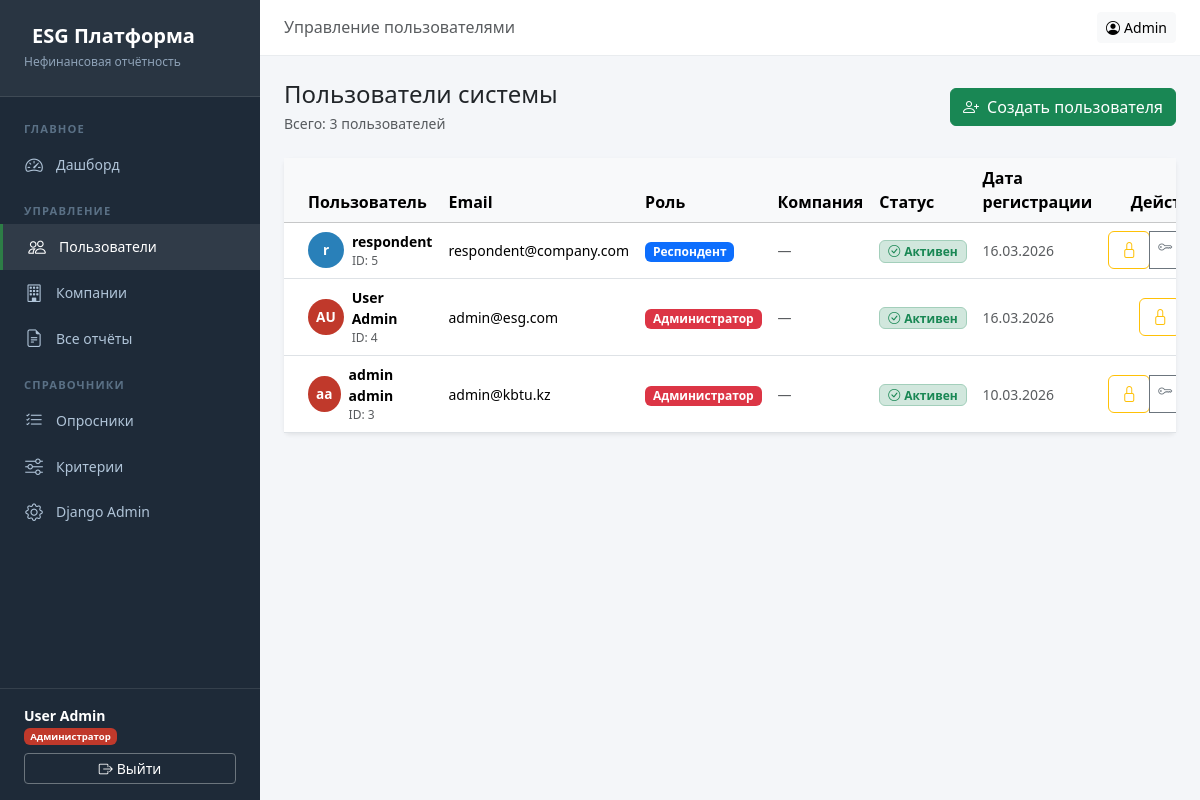
/accounts/users/ (signed in), run on an earlier commit of the app's database.
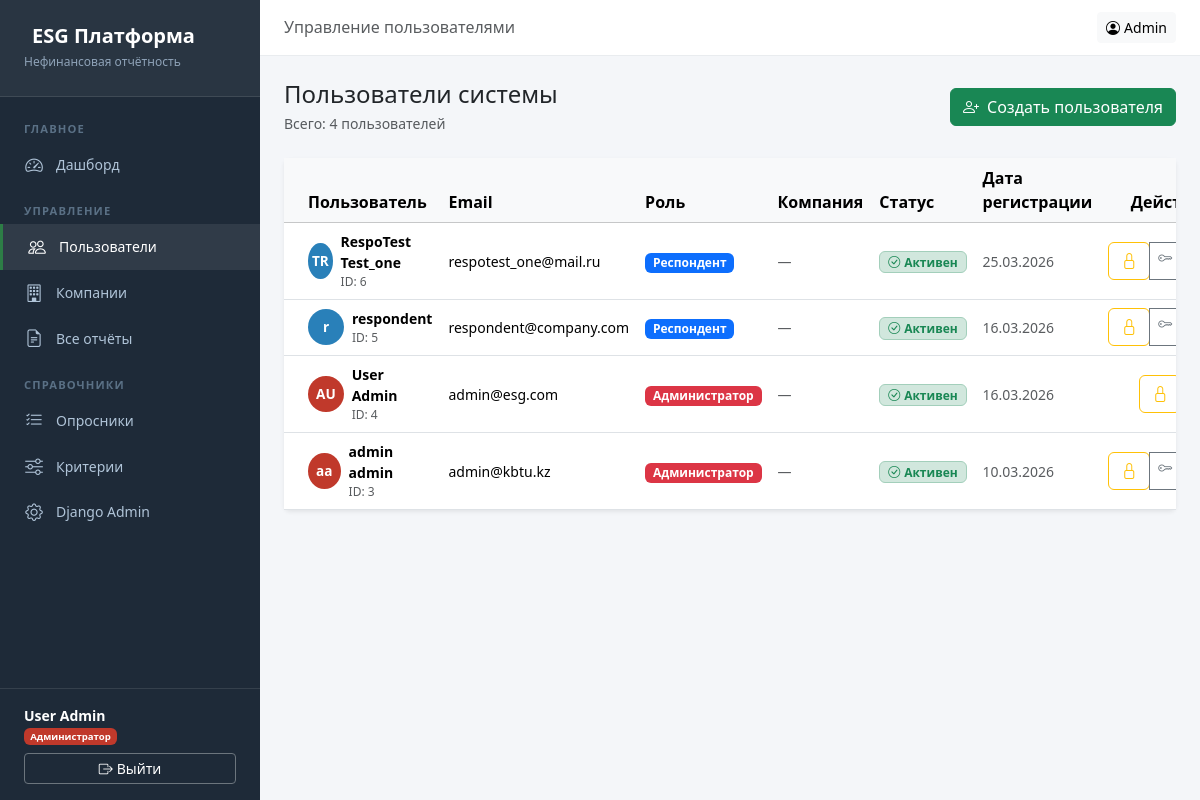
And on a later commit of the database.
### accounts/models.py (models this page shows, shortened)
class User(AbstractBaseUser, PermissionsMixin):
    email = models.EmailField(unique=True, verbose_name='Email')
    first_name = models.CharField(max_length=100, verbose_name='Имя')
    last_name = models.CharField(max_length=100, verbose_name='Фамилия')
    middle_name = models.CharField(max_length=100, blank=True, verbose_name='Отчество')
    role = models.CharField(
        max_length=20,
        choices=Role.choices,
        default=Role.VIEWER,
        verbose_name='Роль'
    )
    is_active = models.BooleanField(default=True, verbose_name='Активен')
    is_staff = models.BooleanField(default=False, verbose_name='Сотрудник')
    date_joined = models.DateTimeField(default=timezone.now, verbose_name='Дата регистрации')
    last_login = models.DateTimeField(null=True, blank=True, verbose_name='Последний вход')
    company = models.ForeignKey(
        'companies.Company',
        null=True, blank=True,
        on_delete=models.SET_NULL,
        verbose_name='Компания',
        related_name='users'
    )
    objects = UserManager()
    USERNAME_FIELD = 'email'
    REQUIRED_FIELDS = ['first_name', 'last_name']
    class Meta:
        verbose_name = 'Пользователь'
        verbose_name_plural = 'Пользователи'
        ordering = ['-date_joined']
    def get_full_name(self):
        return f'{self.last_name} {self.first_name} {self.middle_name}'.strip()
    def get_short_name(self):
        return self.first_name
    @property
    def is_admin(self):
        return self.role == Role.ADMIN

### accounts/views.py (the view)
    def wrapper(request, *args, **kwargs):
        if not request.user.is_authenticated:
            return redirect('accounts:login')
        if not request.user.is_admin:
            return HttpResponseForbidden('Доступ запрещён. Требуются права администратора.')
        return view_func(request, *args, **kwargs)

### accounts/views.py (called while the page is built)
def require_admin(view_func):
    def wrapper(request, *args, **kwargs):
        if not request.user.is_authenticated:
            return redirect('accounts:login')
        if not request.user.is_admin:
            return HttpResponseForbidden('Доступ запрещён. Требуются права администратора.')
        return view_func(request, *args, **kwargs)
    wrapper.__name__ = view_func.__name__
    return wrapper

@require_admin
def user_list(request):
    users = User.objects.select_related('company').order_by('-date_joined')
    return render(request, 'accounts/user_list.html', {'users': users})

### templates/accounts/user_list.html (shortened to what this page needs)
{% extends 'base.html' %}
{% block page_title %}Управление пользователями{% endblock %}
{% block content %}
<div class="d-flex justify-content-between align-items-center mb-4">
    <div>
        <h4 class="mb-1">Пользователи системы</h4>
        <p class="text-muted small mb-0">Всего: {{ users.count }} пользователей</p>
    </div>
    <a href="{% url 'accounts:user_create' %}" class="btn btn-success">
        <i class="bi bi-person-plus me-2"></i>Создать пользователя
    </a>
</div>
<div class="card border-0 shadow-sm">
    <div class="card-body p-0">
        <div class="table-responsive">
            <table class="table table-hover align-middle mb-0">
                <thead class="table-light">
                    <tr>
                        <th class="ps-4">Пользователь</th>
                        <th>Email</th>
                        <th>Роль</th>
                        <th>Компания</th>
                        <th>Статус</th>
                        <th>Дата регистрации</th>
                        <th class="text-end pe-4">Действия</th>
                    </tr>
                </thead>
                <tbody>
                {% for u in users %}
                <tr>
                    <td class="ps-4">
                        <div class="d-flex align-items-center gap-2">
                            <div class="rounded-circle d-flex align-items-center justify-content-center fw-bold text-white"
                                 style="width:36px;height:36px;background:{% if u.role == 'admin' %}#c0392b{% elif u.role == 'respondent' %}#2980b9{% else %}#27ae60{% endif %};font-size:0.85rem;">
                                {{ u.first_name|first }}{{ u.last_name|first }}
                            </div>
                            <div>
                                <div class="fw-semibold small">{{ u.get_full_name }}</div>
                                <div class="text-muted" style="font-size:0.75rem;">ID: {{ u.pk }}</div>
                            </div>
                        </div>
                    </td>
                    <td><small>{{ u.email }}</small></td>
                    <td>
                        {% if u.role == 'admin' %}
                        <span class="badge bg-danger">Администратор</span>
                        {% elif u.role == 'respondent' %}
                        <span class="badge bg-primary">Респондент</span>
                        {% else %}
                        <span class="badge bg-success">Пользователь</span>
                        {% endif %}
                    </td>
                    <td><small class="text-muted">{{ u.company.name|default:"—" }}</small></td>
                    <td>
                        {% if u.is_active %}
                        <span class="badge bg-success-subtle text-success border border-success-subtle">
                            <i class="bi bi-check-circle me-1"></i>Активен
                        </span>
                        {% else %}
                        <span class="badge bg-danger-subtle text-danger border border-danger-subtle">
                            <i class="bi bi-x-circle me-1"></i>Заблокирован
                        </span>
                        {% endif %}
                    </td>
                    <td><small class="text-muted">{{ u.date_joined|date:"d.m.Y" }}</small></td>
                    <td class="text-end pe-4">
                        <div class="btn-group btn-group-sm">
                            <form method="post" action="{% url 'accounts:user_toggle_block' u.pk %}" class="d-inline">
                                <button type="submit" class="btn {% if u.is_active %}btn-outline-warning{% else %}btn-outline-success{% endif %}"
                                        title="{% if u.is_active %}Заблокировать{% else %}Разблокировать{% endif %}">
                                    <i class="bi {% if u.is_active %}bi-lock{% else %}bi-unlock{% endif %}"></i>
                                </button>
                            </form>
                            <a href="{% url 'accounts:user_reset_password' u.pk %}" class="btn btn-outline-secondary" title="Сбросить пароль">
                                <i class="bi bi-key"></i>
                            </a>
                        </div>
                    </td>
                </tr>
                {% endfor %}
                </tbody>
            </table>
        </div>
    </div>
</div>
{% endblock %}

### templates/base.html (shortened to what this page needs)
<!DOCTYPE html>
<html lang="ru">
<head>
    <link href="https://cdn.jsdelivr.net/npm/bootstrap@5.3.2/dist/css/bootstrap.min.css" rel="stylesheet">
    <link href="https://cdn.jsdelivr.net/npm/bootstrap-icons@1.11.3/font/bootstrap-icons.min.css" rel="stylesheet">
</head>
<body>
{% if user.is_authenticated %}
<nav class="sidebar">
    <div class="sidebar-brand">
        <h5>ESG Платформа</h5>
        <small>Нефинансовая отчётность</small>
    </div>
    <div class="sidebar-nav">
        <div class="sidebar-section">Главное</div>
        <a href="{% url 'core:dashboard' %}" class="nav-link {% if request.resolver_match.url_name == 'dashboard' %}active{% endif %}">
            <i class="bi bi-speedometer2"></i> Дашборд
        </a>
        {% if user.role == 'admin' %}
        <div class="sidebar-section mt-2">Управление</div>
        <a href="{% url 'accounts:user_list' %}" class="nav-link {% if 'user' in request.path %}active{% endif %}">
            <i class="bi bi-people"></i> Пользователи
        </a>
        <a href="#" class="nav-link">
            <i class="bi bi-building"></i> Компании
        </a>
        <a href="#" class="nav-link">
            <i class="bi bi-file-earmark-text"></i> Все отчёты
        </a>
        <div class="sidebar-section mt-2">Справочники</div>
        <a href="#" class="nav-link">
            <i class="bi bi-list-check"></i> Опросники
        </a>
        <a href="#" class="nav-link">
            <i class="bi bi-sliders"></i> Критерии
        </a>
        <a href="/admin/" class="nav-link">
            <i class="bi bi-gear"></i> Django Admin
        </a>
        {% endif %}
    </div>
    <div class="sidebar-footer">
        <div class="user-name">{{ user.get_full_name }}</div>
        <div class="user-info mb-2">
            {% if user.role == 'admin' %}<span class="badge badge-admin">Администратор</span>
            {% elif user.role == 'respondent' %}<span class="badge badge-respondent">Респондент</span>
            {% else %}<span class="badge badge-viewer">Пользователь</span>{% endif %}
        </div>
        <a href="{% url 'accounts:logout' %}" class="btn btn-sm btn-outline-secondary w-100 text-white border-secondary">
            <i class="bi bi-box-arrow-right me-1"></i>Выйти
        </a>
    </div>
</nav>
<div class="main-content">
    <div class="topbar">
        <div>
            <h6 class="mb-0 text-muted">{% block page_title %}Главная{% endblock %}</h6>
        </div>
        <div class="d-flex gap-2">
            <a href="{% url 'accounts:profile' %}" class="btn btn-sm btn-light">
                <i class="bi bi-person-circle me-1"></i>{{ user.get_short_name }}
            </a>
        </div>
    </div>
    <div class="content-area">
        {% block content %}{% endblock %}
    </div>
</div>
{% else %}
{% block auth_content %}{% endblock %}
{% endif %}
</body>
</html>

### templates/base.html (style rules this page uses)
:root { --esg-green: #2d7d46; --esg-blue: #1a5276; --esg-sidebar: #1e2a38; }
body { background: #f4f6f9; font-family: 'Segoe UI', sans-serif; }
.sidebar { width: 260px; min-height: 100vh; background: var(--esg-sidebar); position: fixed; top: 0; left: 0; z-index: 100; display: flex; flex-direction: column; }
.sidebar-brand { padding: 1.5rem; background: rgba(255,255,255,0.05); border-bottom: 1px solid rgba(255,255,255,0.1); }
.sidebar-brand h5 { color: #fff; margin: 0; font-weight: 700; }
.sidebar-brand small { color: #8fa3b8; font-size: 0.75rem; }
.sidebar-nav { padding: 1rem 0; flex: 1; }
.sidebar-section { padding: 0.5rem 1.5rem 0.25rem; font-size: 0.7rem; text-transform: uppercase; color: #5a7085; letter-spacing: 0.1em; font-weight: 600; }
.sidebar .nav-link { color: #b0c4d8; padding: 0.6rem 1.5rem; display: flex; align-items: center; gap: 0.75rem; font-size: 0.875rem; border-radius: 0; transition: all 0.2s; }
.sidebar .nav-link:hover, .sidebar .nav-link.active { color: #fff; background: rgba(255,255,255,0.08); border-left: 3px solid var(--esg-green); }
.sidebar .nav-link i { font-size: 1.1rem; width: 20px; text-align: center; }
.sidebar-footer { padding: 1rem 1.5rem; border-top: 1px solid rgba(255,255,255,0.1); }
.sidebar-footer .user-info { color: #b0c4d8; font-size: 0.8rem; }
.sidebar-footer .user-name { color: #fff; font-weight: 600; font-size: 0.875rem; }
.main-content { margin-left: 260px; min-height: 100vh; }
.topbar { background: #fff; border-bottom: 1px solid #e9ecef; padding: 0.75rem 1.5rem; display: flex; align-items: center; justify-content: space-between; position: sticky; top: 0; z-index: 99; }
.content-area { padding: 1.5rem; }
.badge-admin { background: #c0392b; }

What changed in the data, as far as the page shows it:
added User: first_name|first "T", last_name|first "R", get_full_name "RespoTest Test_one", pk "6", email "respotest_one@mail.ru", role "Респондент", company.name "—", is_active True (drawn), date_joined "25.03.2026"
Also different on the page:
{{ users.count }}: "3" → "4"
